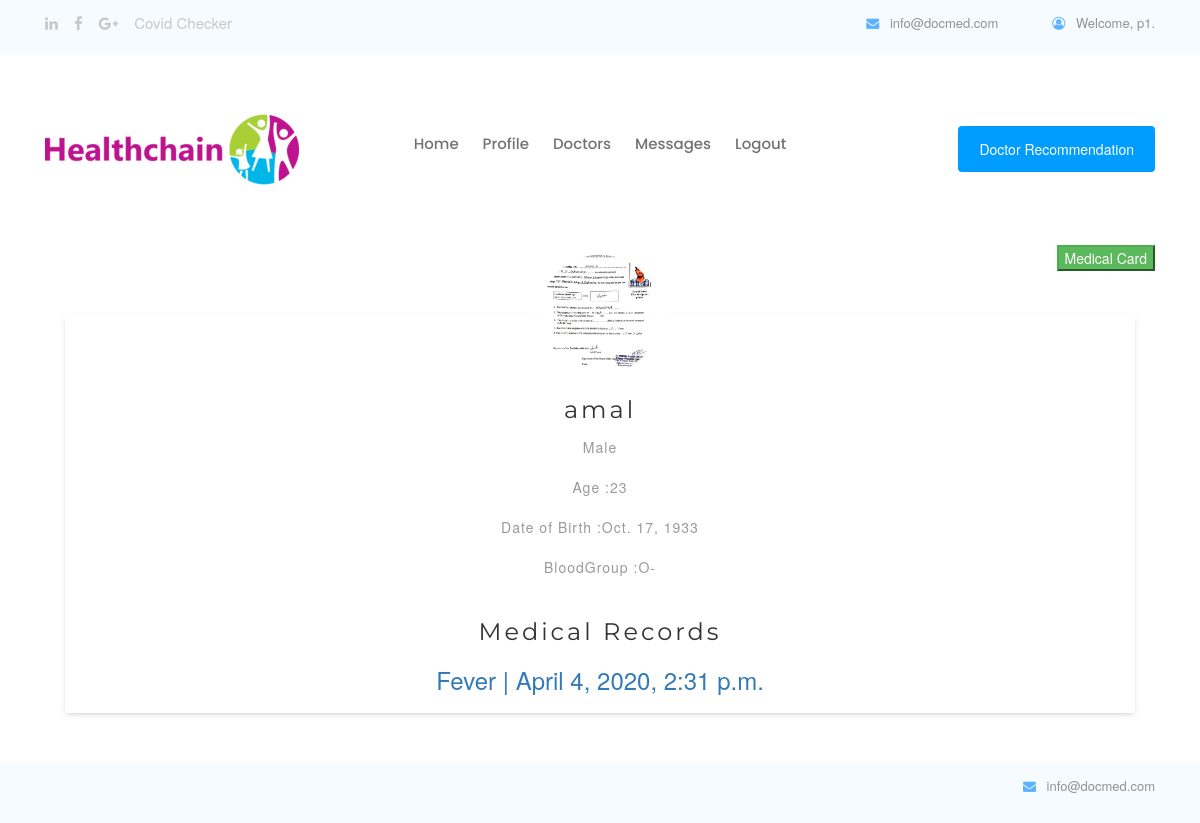
The page /home/patientprofile/ (signed in) on the database its author committed.
### pages/models.py (models this page shows, shortened)
class MyUser(AbstractBaseUser):
	username= models.CharField(max_length=30,unique=True)
	date_joined	= models.DateTimeField(verbose_name='date joined', auto_now_add=True)
	last_login= models.DateTimeField(verbose_name='last login', auto_now=True)
	is_admin= models.BooleanField(default=False)
	is_active= models.BooleanField(default=True)
	is_staff= models.BooleanField(default=False)
	is_superuser= models.BooleanField(default=False)
	user_type= models.PositiveSmallIntegerField(choices=USER_TYPE_CHOICES, default=4)
	USERNAME_FIELD = 'username'
	objects = MyAccountManager()

class Patient(models.Model):
	bloodgroup_choices = (('apos', 'A+'),
            ('aneg', 'A-'),
            ('bpos', 'B+'),
            ('bneg', 'B-'),
            ('opos', 'O+'),
            ('oneg', 'O-'),
            ('abpos', 'AB+'),
            ('abneg', 'AB-'),
            ('unspecified', '-')
            )
	id=models.BigAutoField(primary_key=True)
	username= models.OneToOneField(MyUser,on_delete=models.CASCADE)
	regid=models.UUIDField(default = uuid.uuid4,editable = False)
	pname=models.CharField(max_length=50)
	gender=models.IntegerField(choices=GENDER_CHOICES,blank=True)
	dob = models.DateField(null=True, blank=True)
	age=models.IntegerField(blank=True)
	height=models.DecimalField(max_digits=5, decimal_places=2,blank=True)
	weight=models.DecimalField(max_digits=6, decimal_places=2,blank=True)
	bloodgroup = models.CharField(choices=bloodgroup_choices, max_length=12, default='-', blank=True)
	place=models.CharField(max_length=50,blank=True)
	imagefile=models.ImageField(upload_to='patient/',default="default.jpg",blank=True,null=True)
	follower = GenericRelation(Follow,related_query_name='patient')

class MedicalRecord(models.Model):
	id=models.BigAutoField(primary_key=True)
	patient_id = models.ForeignKey(Patient, verbose_name="patient",on_delete=models.CASCADE)
	doctor_id = models.ForeignKey(Doctor, verbose_name="doctor",on_delete=models.CASCADE)
	condition = models.CharField(max_length=100,blank=True)
	permission = models.CharField(choices=ACCESS_CHOICES,max_length=10,blank=True)
	access = models.CharField(max_length=100,blank=True)
	diagnosis = ListTextField(
		base_field = models.CharField(max_length=100,blank=True),
	)
	procedures = ListTextField(
		base_field = models.CharField(max_length=100,blank=True),
	)
	prescription = ListTextField(
		base_field = models.CharField(max_length=100,blank=True),
	)
	description = models.TextField(blank=True)
	visit_date = models.DateTimeField(auto_now_add=True, verbose_name="Visit Date")

### pages/views.py (the view)
# urls.py: path('patientprofile/',PatientProfile.as_view(), name='patientprofile'),
class PatientProfile(MyPermissionMixin, DetailView):
    raise_exception = True
    login_url = "/login/"
    context_object_name = 'patient'
    def get_object(self):
        return get_object_or_404(Patient, username=self.request.user)
    def get_context_data(self, **kwargs):
        context = super(PatientProfile, self).get_context_data(**kwargs)
        pt = get_object_or_404(Patient, username=self.request.user)
        context['records'] = MedicalRecord.objects.filter(patient_id=pt)
        return context
    template_name = 'pages/patientprofile.html'
    def test_func(self):
        return (self.request.user.user_type == 1)

### pages/views.py (called while the page is built)
    def dispatch(self, request, *args, **kwargs):
        if not request.user.is_authenticated:
            return redirect('login')
        else:
            user_test_result = self.get_test_func()()
            if not request.user.is_authenticated or not user_test_result:
                return HttpResponse('<h2> Permission Denied ! </h2>')
            return super().dispatch(request, *args, **kwargs)

### pages/templates/pages/patientprofile.html (shortened to what this page needs)
{% extends 'pages/base.html' %}
{% block content %}
<link href="//netdna.bootstrapcdn.com/bootstrap/3.0.0/css/bootstrap.min.css"
    rel="stylesheet" id="bootstrap-css">
{% if user.user_type == 1 %}
<button style="float:right;"  class="btn-success">
<a  class="button btn-success" style="float: right;" href="{% url 'medicalcard' %}">Medical Card</a>
</button>
{% elif user.user_type == 2 %}
<button style="float:right;"  class="btn-success">
    <a  class="button btn-success" style="float: right;" href="{% url 'addmedicalrecord' %}">Add Medical Record</a>
    </button>
{% endif %}
<br>
<div class="rela-block profile-card">
    <div class="profile-pic" id="profile_pic">
    </div>
    <div class="rela-block profile-name-container">
        <div class="rela-block user-name" id="user_name">{{patient.pname}}</div>
        <div class="rela-block user-desc" id="user_description">{{patient.get_gender_display}}</div><br>
        <div class="rela-block user-desc" id="user_description">Age :{{patient.age}}</div><br>
        <div class="rela-block user-desc" id="user_description">Date of Birth :{{patient.dob}}</div><br>
        <div class="rela-block user-desc" id="user_description">BloodGroup :{{patient.get_bloodgroup_display}}</div><br>
        <br>
        <div class="rela-block user-name" id="user_name">Medical Records</div>
        {% for rec in records %}
        <a href="{% url 'medicalrecord' pk=rec.pk %}">
            <h3>{{rec.condition}} | {{rec.visit_date}}</h3>
        </a>
        {% endfor %}
    </div>
</div>
{% endblock %}

### pages/templates/pages/base.html (shortened to what this page needs)
{% load static %}
<!doctype html>
<html lang="en">
  <head>
<link rel="stylesheet" href="{% static 'css/rotating-card.css' %}">
    <link rel="stylesheet" href="{% static 'css/style.css' %}">
    <link rel="stylesheet" href="{% static 'css/bootstrap.min.css' %}">
    <link rel="stylesheet"
      href="https://cdnjs.cloudflare.com/ajax/libs/font-awesome/4.7.0/css/font-awesome.min.css">
    <link rel="stylesheet" href="{% static 'css/themify-icons.css' %}">
    <link rel="stylesheet" href="{% static 'css/mystyle.css' %}">
  </head>
  <div id="container">
    <body>
      <header>
        <div class="header-area">
          <div class="header-top_area">
            <div class="container">
              <div class="row">
                <div class="col-xl-6 col-md-6">
                  <div class="social_media_links">
                    <a href="#">
                      <i class="fa fa-linkedin"></i>
                    </a>
                    <a href="#">
                      <i class="fa fa-facebook"></i>
                    </a>
                    <a href="#">
                      <i class="fa fa-google-plus"></i>
                    </a>
                      <a  href="{% url 'covid' %}">Covid Checker</a>
                  </div>
                </div>
                <div class="col-xl-6 col-md-6">
                  <div class="short_contact_list">
                    <ul>
                      <li><a href="#"> <i class="fa fa-envelope"></i>
                          info@docmed.com</a></li>
                      {% if user.is_authenticated %}
                      <li><a href="#"> <i class="fa fa-user-circle-o"></i>
                          Welcome, {{ user.username }}. </a></li>
                      {%endif%}
                    </ul>
                  </div>
                </div>
              </div>
            </div>
          </div>
          <div id="sticky-header" class="main-header-area">
            <div class="container">
              <div class="row align-items-center">
                <div class="col-xl-3 col-lg-2">
                  <div class="logo">
                    <a href="#">
                      <img src="/media/img/healthlogo.png">
                    </a>
                  </div>
                </div>
                <div class="col-xl-6 col-lg-7">
                  <div class="main-menu d-none d-lg-block">
                    <nav>
                      <ul id="navigation">
                        <li><a class="active" href="{% url 'home' %}">Home</a></li>
                        {% if user.user_type == 3 %}
                        <li><a href="{% url 'addd' %}">Doctor Registration</a></li>
                        <li><a href="{% url 'hospitalprofile' %}">Profile</a></li>
                        {% elif user.user_type == 1 %}
                        <li><a href="{% url 'patientprofile' %}">Profile</a></li>
                        <li><a href="{% url 'doctorlist' %}">Doctors</a></li>
                        <li><a href="{% url 'viewmessage' %}">Messages</a></li>
                        {% endif %}
                        {% if user.is_authenticated %}
                        <li> <a href="{% url 'logout' %}"> Logout</a></li>
                        {% else %}
                        <li> <a href="{% url 'login' %}"> Login</a></li>
                        {% endif %}
                      </ul>
                    </nav>
                  </div>
                </div>
                <div class="col-xl-3 col-lg-3 d-none d-lg-block">
                  <div class="Appointment">
                    <div class="book_btn d-none d-lg-block">
                      {% if user.user_type == 3 %}
                      <a class="popup-with-form" href="#test-form">Make an
                        Appointment</a>
                      {% elif user.user_type == 2 %}
                      <a class="popup-with-form" href="{% url 'treatpatient'
                        %}">Treat Patient</a>
                      {% elif user.user_type == 1 %}
                      <a class="popup-with-form" href="{% url 'doctorrecommend' %}">Doctor Recommendation</a>
                      {% endif %}
                    </div>
                  </div>
                </div>
                <div class="col-12">
                </div>
              </div>
            </div>
          </div>
        </div>
      </header>
      <div class="container">
        {% block content %}
        {% endblock %}
      </div>
      <br><br><br><br>
      <footer id="footer">
        <div class="header-area">
          <div class="header-top_area">
            <div class="container">
              <div class="row">
                <div class="col-xl-6 col-md-6">
                </div>
                <div class="col-xl-6 col-md-6">
                  <div class="short_contact_list">
                    <ul>
                      <li><a href="#"> <i class="fa fa-envelope"></i>
                          info@docmed.com</a></li>
                    </ul>
                  </div>
                </div>
              </div>
            </div>
          </div>
        </div>
      </footer>
    </body>
  </div>
</html>

### pages/static/css/rotating-card.css (style rules this page uses)
body { margin-top: 60px; font-size: 14px; font-family: "Helvetica Nueue",Arial,Verdana,sans-serif; background-color: #E5E9ED; }

### pages/static/css/mystyle.css (style rules this page uses)
#footer { margin:0 auto; width:834px; height:auto; overflow:hidden; position: fixed; bottom: 0px; }
html, body { margin:0; padding:0; height:100%; }
#container { min-height:100%; position:relative; }
#footer { position:absolute; bottom:0; width:100%; height:60px; background: #F5FBFF; }

### rows shown on the page
MyUser: username "p1"
Patient: pname "amal", gender "Male", age "23", dob "Oct. 17, 1933", bloodgroup "O-"
MedicalRecord: condition "Fever", visit_date "April 4, 2020, 2:31 p.m."
